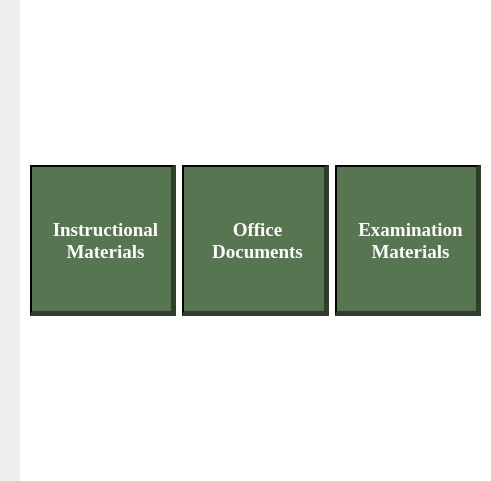
      <widget class="QWidget" name="content2_4">
       <property name="geometry">
        <rect>
         <x>0</x>
         <y>0</y>
         <width>491</width>
         <height>481</height>
        </rect>
       </property>
       <widget class="QWidget" name="widget_9" native="true">
        <property name="geometry">
         <rect>
          <x>20</x>
          <y>0</y>
          <width>471</width>
          <height>481</height>
         </rect>
        </property>
        <property name="styleSheet">
         <string notr="true">background-color: #FFFFFF;</string>
        </property>
        <widget class="QWidget" name="verticalLayoutWidget_2">
         <property name="geometry">
          <rect>
           <x>10</x>
           <y>10</y>
           <width>451</width>
           <height>461</height>
          </rect>
         </property>
         <layout class="QVBoxLayout" name="verticalLayout_2">
          <property name="topMargin">
           <number>155</number>
          </property>
          <property name="bottomMargin">
           <number>155</number>
          </property>
          <item>
           <layout class="QHBoxLayout" name="horizontalLayout">
            <item>
             <widget class="QFrame" name="frame_5">
              <property name="styleSheet">
               <string notr="true">background-color: #577550; 
border: 2px solid black; 
border-bottom: 5px solid #2f3f2b;
border-right: 5px solid #2f3f2b;</string>
              </property>
              <property name="frameShape">
               <enum>QFrame::StyledPanel</enum>
              </property>
              <property name="frameShadow">
               <enum>QFrame::Raised</enum>
              </property>
              <widget class="QLabel" name="label_12">
               <property name="geometry">
                <rect>
                 <x>10</x>
                 <y>10</y>
                 <width>131</width>
                 <height>131</height>
                </rect>
               </property>
               <property name="font">
                <font>
                 <family>Georgia</family>
                 <pointsize>14</pointsize>
                 <weight>75</weight>
                 <bold>true</bold>
                </font>
               </property>
               <property name="styleSheet">
                <string notr="true">border: 2px solid transparent; color: #FFFFFF;</string>
               </property>
               <property name="text">
                <string>Instructional Materials</string>
               </property>
               <property name="alignment">
                <set>Qt::AlignCenter</set>
               </property>
               <property name="wordWrap">
                <bool>true</bool>
               </property>
              </widget>
             </widget>
            </item>
            <item>
             <widget class="QFrame" name="frame_6">
              <property name="styleSheet">
               <string notr="true">background-color: #577550; 
border: 2px solid black; 
border-bottom: 5px solid #2f3f2b;
border-right: 5px solid #2f3f2b;</string>
              </property>
              <property name="frameShape">
               <enum>QFrame::StyledPanel</enum>
              </property>
              <property name="frameShadow">
               <enum>QFrame::Raised</enum>
              </property>
              <widget class="QLabel" name="label_13">
               <property name="geometry">
                <rect>
                 <x>10</x>
                 <y>10</y>
                 <width>131</width>
                 <height>131</height>
                </rect>
               </property>
               <property name="font">
                <font>
                 <family>Georgia</family>
                 <pointsize>14</pointsize>
                 <weight>75</weight>
                 <bold>true</bold>
                </font>
               </property>
               <property name="styleSheet">
                <string notr="true">border: 2px solid transparent; color: #FFFFFF;
background-color: transparent;</string>
               </property>
               <property name="text">
                <string>Office Documents</string>
               </property>
               <property name="alignment">
                <set>Qt::AlignCenter</set>
               </property>
               <property name="wordWrap">
                <bool>true</bool>
               </property>
              </widget>
             </widget>
            </item>
            <item>
             <widget class="QFrame" name="frame_3">
              <property name="styleSheet">
               <string notr="true">background-color: #577550; 
border: 2px solid black; 
border-bottom: 5px solid #2f3f2b;
border-right: 5px solid #2f3f2b;</string>
              </property>
              <property name="frameShape">
               <enum>QFrame::StyledPanel</enum>
              </property>
              <property name="frameShadow">
               <enum>QFrame::Raised</enum>
              </property>
              <property name="class" stdset="0">
               <string>shadowFrame</string>
              </property>
              <widget class="QLabel" name="label_15">
               <property name="geometry">
                <rect>
                 <x>10</x>
                 <y>10</y>
                 <width>131</width>
                 <height>131</height>
                </rect>
               </property>
               <property name="font">
                <font>
                 <family>Georgia</family>
                 <pointsize>14</pointsize>
                 <weight>75</weight>
                 <bold>true</bold>
                </font>
               </property>
               <property name="styleSheet">
                <string notr="true">border: 2px solid transparent; color: #FFFFFF;
background-color: transparent;</string>
               </property>
               <property name="text">
                <string>Examination Materials</string>
               </property>
               <property name="alignment">
                <set>Qt::AlignCenter</set>
               </property>
               <property name="wordWrap">
                <bool>true</bool>
               </property>
              </widget>
             </widget>
            </item>
           </layout>
          </item>
         </layout>
        </widget>
       </widget>
      </widget>
